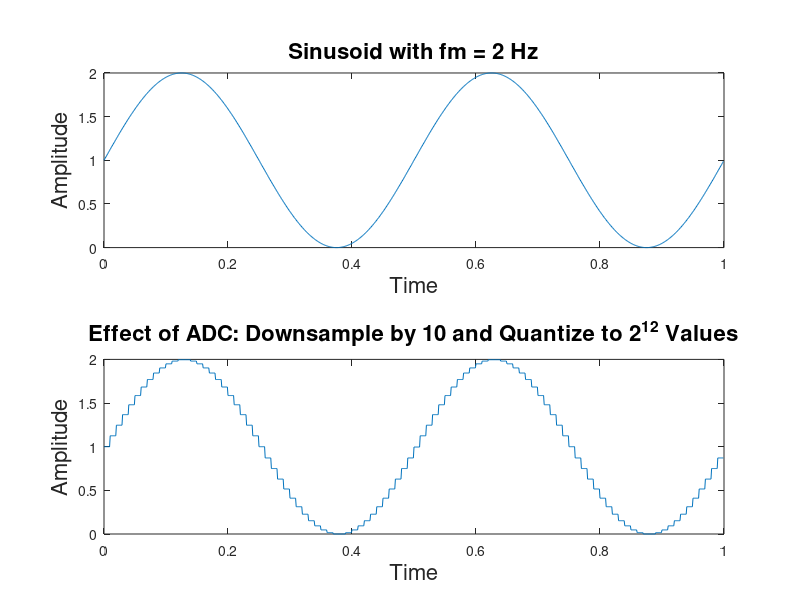

This figure's MATLAB source:
clc
close all
clear all

% Generate a sinusoid
fm = 2;
Fs = 1000;
Ts = 1/Fs;
t = 0:Ts:(1-Ts);

x = 1 + sin(2*pi*fm*t);   % Sine wave of freq. fm offset to avoid -ve values

figure;
subplot(2,1,1),plot(t,x);
xlabel('Time','FontSize',16);
ylabel('Amplitude','FontSize',16);
title('Sinusoid with fm = 2 Hz','FontSize',16);

% ADC
qlevels = 2^8;     % Simulate a 12-bit ADC
quants = 0:(1/qlevels):(2-1/qlevels);  % Define quantization levels; can also do non-uniform quantization
xquant = x;
D = 10;             % Decimation factor
for i = 1:D:length(x)
    ind = find(quants > x(i), 1, 'first') - 1;   % Find the quantization bin
    if (isempty(ind))
        ind = length(quants);  % Quantize to max. value if x(i) larger than largest qvalue
    end
    xquant(1,i:(i+D-1)) = repmat(quants(ind),1,D);  % Copy quantized value D times
end

subplot(2,1,2),plot(t,xquant);
xlabel('Time','FontSize',16);
ylabel('Amplitude','FontSize',16);
title('Effect of ADC: Downsample by 10 and Quantize to 2^{12} Values','FontSize',16);
